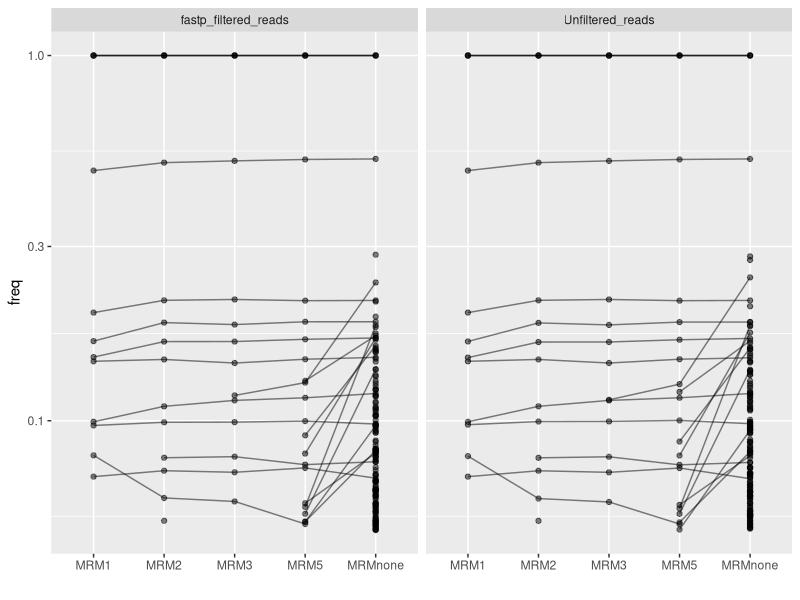
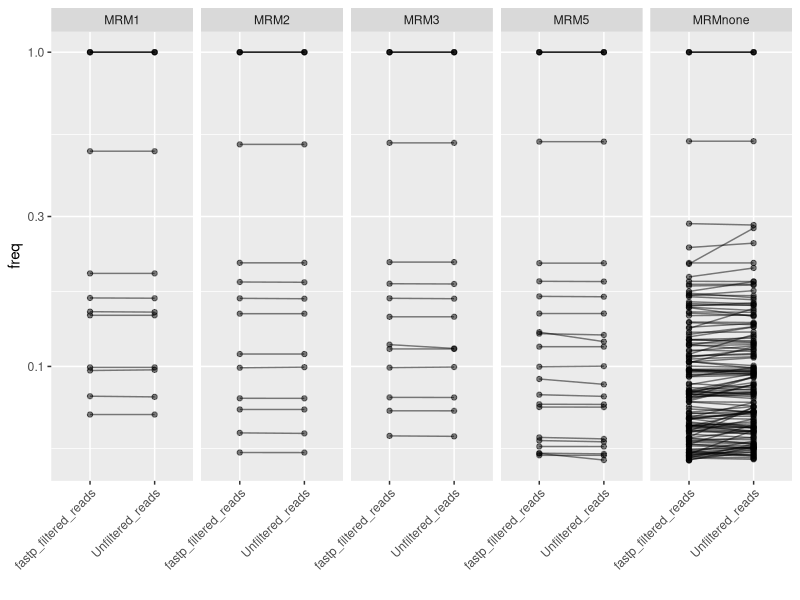

The R script that drew these images, in order:
##Setup ----
library(tidyr)
library(dplyr)
library(stringr)
library(ggplot2)
library(scales)

##Initial breseq data reading & organization ----
mutcols <- 
  c(
    #columns from breseq:
    "aa_new_seq", "aa_position", "aa_ref_seq", "codon_new_seq", "codon_number", 
    "codon_position", "codon_ref_seq", "gene_name", "gene_position", 
    "gene_product", "gene_strand", "genes_inactivated", "genes_overlapping", 
    "genes_promoter", "insert_position", "locus_tag", "locus_tags_inactivated",
    "locus_tags_overlapping", "locus_tags_promoter", "mutation_category",
    "new_seq", "position", "position_end", "position_start",
    "ref_seq", "repeat_length", "repeat_new_copies", "repeat_ref_copies",
    "repeat_seq", "seq_id", "size", "snp_type", "transl_table", "type", 
    #columns from my analyses:
    "mut_id", "gene_category", "mutation_category2", "mutation_category3",
    "pilmut_struc", "gene_short", "concise_mut", "mut_combin", "gene_catpilnot",
    #Columns from eggnog and bakta:
    "Sequence.Id", "Type", "Start", "Stop", "Strand", "Locus.Tag", "Gene", 
    "Product", "DbXrefs", "seed_ortholog", "evalue", "score", "eggNOG_OGs", 
    "max_annot_lvl", "COG_category", "Description", "Preferred_name", "GOs", 
    "EC", "KEGG_ko", "KEGG_Pathway", "KEGG_Module", "KEGG_Reaction", 
    "KEGG_rclass", "BRITE", "KEGG_TC", "CAZy", "BiGG_Reaction", "PFAMs",
    #Columns from InterPro
    "seqMD5", "seq_len", "analysis", "signat_accession", "signat_description",
    "start", "stop", "e-value_score", "match_status", "query_date",
    "InterPro_accession", "InterPro_annotations", "InterPro_GOs", 
    "Pathways", "InterPro_GOs_clean",
    #Columns from anno merged df
    "GOsmerge",
    #Columns from BLAST for repeat regions
    "rpt_hit_id", "rpt_bit_score", "rpt_match_seq")
sampcols <- c("seqrun", "SeqCoastid", "seqtype", "Timepoint", "Pop", "Treat", 
              "Isol", "title", "Treat_C", "Treat_P",
              "clearing_avg", "EOP_avg", "Plaque_morphology", "resis", 
              "resis_cat", "cm_day", "cm_day_norm", "twitch_cat",
              "wavelength_405", "wavelength_695",
              "max_percap", "max_dens", "lag", "auc", "max_percap_time", 
              "max_percap_dens", "min_dens",
              "max_percap_norm", "max_dens_norm", "auc_norm", "lag_norm",
              "biofilm_abs", "biofilm_norm", "biofilm_norm_log10",
              "biofilm_norm_log10_norm", "biofilm_block_name",
              "resis_cat_num")
mut_and_samp_cols <- 
  c("multiple_polymorphic_SNPs_in_same_codon",
    "new_read_count", "new_read_count_basis",
    "ref_read_count", "ref_read_count_basis",
    "freq", "freq0", "freq01",
    "everabove_025", "everabove_010", "everabove_005", 
    "everabove_010_noanc", "everabove_005_noanc", "fixed",
    "freq_change", "abs_freq_rate", "rel_freq_rate", "lfreq01", "freq_cat",
    "isolfreq", "everabove_010_orisolmut")

muttest1 <- read.table("compare_all_test1.tsv", sep = "\t",
                        stringsAsFactors = FALSE, header = TRUE,
                        quote = '', #don't allow quotes
                        comment.char = "") #don't allow comments since we use # for isolates
muttest2 <- read.table("compare_all_test2.tsv", sep = "\t",
                       stringsAsFactors = FALSE, header = TRUE,
                       quote = '', #don't allow quotes
                       comment.char = "") #don't allow comments since we use # for isolates
muttest1$run <- "Unfiltered_reads"
muttest2$run <- "fastp_filtered_reads"
muttest <- rbind(muttest1, muttest2)

muttest <- filter(muttest, seq_id == "PA14_contig_1")


#Drop columns that contain no info
muttest <- select(muttest,
                    !clone & !codon_position_is_indeterminate &
                      !mutator_status & !population & !time & !treatment)

#Rename seq_id values
muttest <- mutate(muttest,
                    seq_id = gsub("e82cc082e40344a9", "EF", seq_id),
                    seq_id = gsub("6a49b35b19134f7e", "SA", seq_id),
                    seq_id = gsub("PP203295", "H6_1", seq_id),
                    seq_id = gsub("contig_", "", seq_id))

#Rename frequency
colnames(muttest)[colnames(muttest) == "frequency"] <- "freq"

#Number each unique mutation (shared across samples)
muttest <- mutate(group_by(muttest, across(any_of(mutcols))),
                    mut_id = cur_group_id())

muttest <- separate_wider_delim(
  muttest,
  cols = title,
  delim = "_",
  names = c("seqrun", "SeqCoastid", "seqtype",
            "Timepoint", "Pop", "Treat", "Isol", "MRM"),
  cols_remove = FALSE)

ggplot(muttest,
       aes(x = MRM, y = freq)) +
  geom_point(alpha = 0.5) +
  geom_line(aes(group = mut_id), alpha = 0.5) +
  scale_y_log10() +
  facet_grid(~run) +
  labs(x = "")

ggplot(muttest,
       aes(x = run, y = freq)) +
  geom_point(alpha = 0.5) +
  geom_line(aes(group = mut_id), alpha = 0.5) +
  scale_y_log10() +
  facet_grid(~MRM) +
  theme(axis.text.x = element_text(angle = 45, hjust = 1)) +
  labs(x = "")
